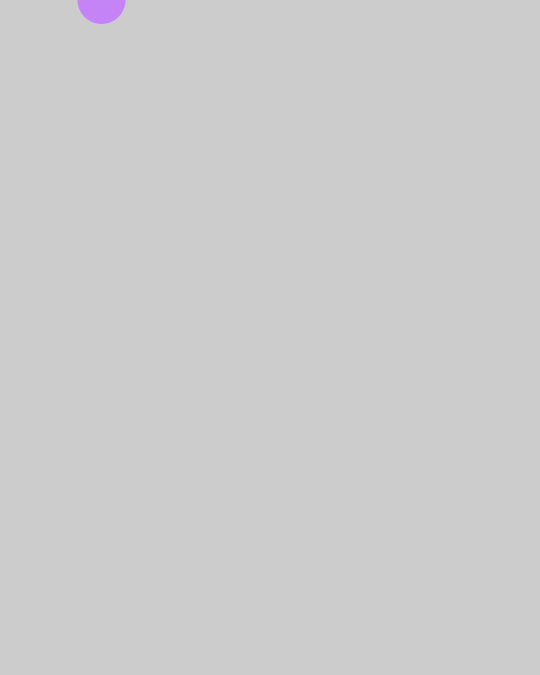
Frame 1 (no input)
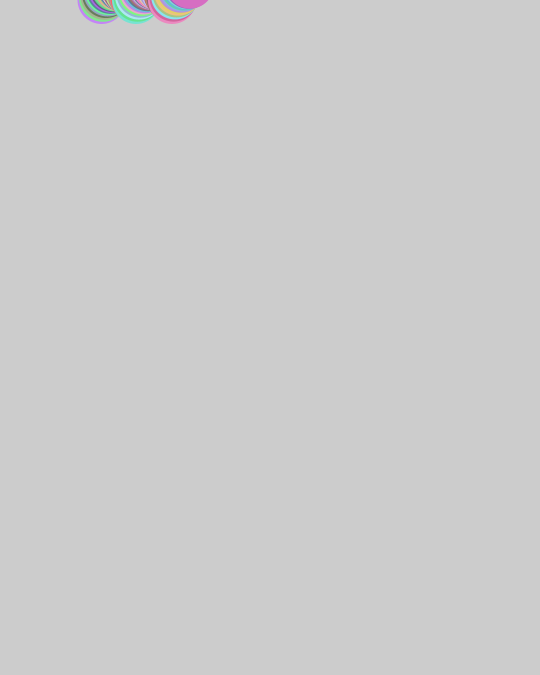
Frame 60 (the mouse pressed at the canvas centre just before this capture)
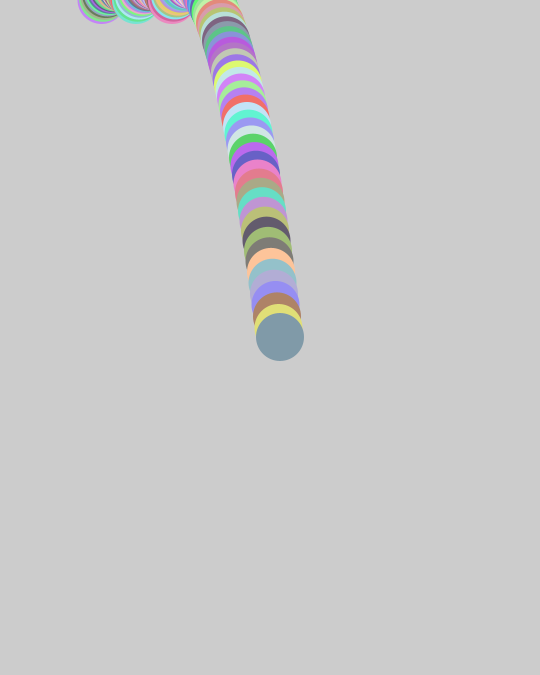
Frame 120 (the mouse held since frame 60 and released just before this capture)

The Processing sketch that drew these frames (run headless with seeded random() and noise(); from frame 60 on, the mouse is pressed at the canvas centre):

// Processing sketch: Stuiterbalyoyo
// ── Stuiterbalyoyo.pde
PVector location;  // Location of shape
PVector velocity;  // Velocity of shape
PVector gravity;   // Gravity acts at the shape's acceleration

void setup() {
  size(540,675);
  location = new PVector(100,100);
  velocity = new PVector(1.5,2.1);
  gravity = new PVector(0,0.2);

}

void draw() {
  //background(0);
  
  // Add velocity to the location.
  location.add(velocity);
  // Add gravity to velocity
  velocity.add(gravity);
  
  // Bounce off edges
  if ((location.x > width) || (location.x < 0)) {
    velocity.x = velocity.x * -1;
  }
  if (location.y > mouseY) {
    // We're reducing velocity ever so slightly 
    // when it hits the bottom of the window
    velocity.y = velocity.y * -0.95; 
    location.y = mouseY;
  }

  // Display circle at location vector
  noStroke();
  strokeWeight(2);
  fill(random(90,255),random(90,255),random(90,255));
  ellipse(location.x,location.y,48,48);
}
